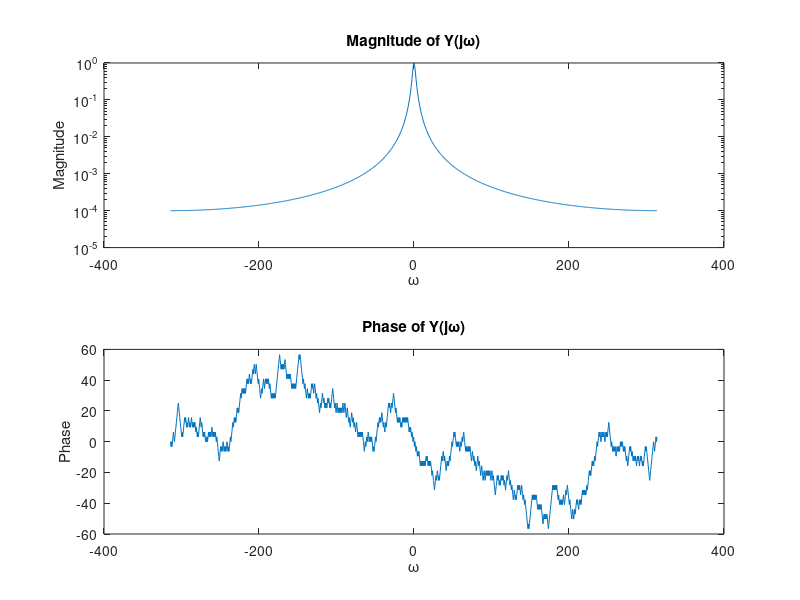

Here is the MATLAB script that generated this plot:
tau = 0.01;
T = 10;
N = T / tau;
t = (0:tau:T - 0.01);
x = exp(-2 .* abs(t));
y = exp(-2 .* abs(t - 5));
Y = fftshift(tau * fft(y));
w = -(pi / tau) + (0:N - 1) * (2 * pi / (N * tau));

subplot(2, 1, 1)
semilogy(w, abs(Y))
xlabel('\omega')
ylabel('Magnitude')
title('Magnitude of Y(j\omega)')
subplot(2, 1, 2)
plot(w, unwrap(angle(Y)))
xlabel('\omega')
ylabel('Phase')
title('Phase of Y(j\omega)')
